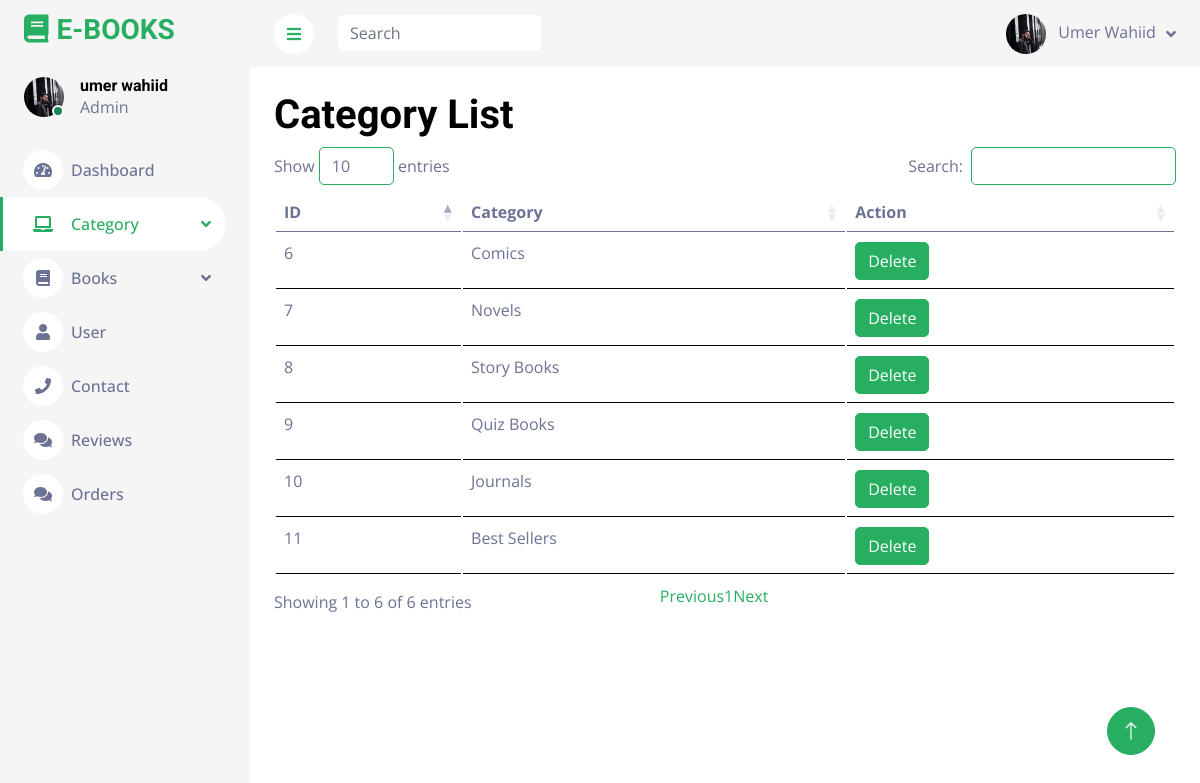
Screenshot of /dashboard/views/index.php?viewcat (signed in) with the database file from the repository.
### tables this page shows
CREATE TABLE `tbl_book_category` (
  `b_id` int(11) NOT NULL,
  `b_category` varchar(50) NOT NULL
);

### dashboard/views/ViewCategory.php (the view, shortened to what this page needs)
<?php
include("../apis/connection.php");
?>
<!DOCTYPE html>
<html lang="en">
<head>
</head>
<body>
    <h1>Category List</h1>
    <table id="mytable" class="table">
        <thead>
            <tr>
                <th>ID</th>
                <th>Category</th>
                <th>Action</th>
            </tr>
        </thead>
        <tbody>
            <?php
            $fetch_category = mysqli_query($con, "select * from tbl_book_category");
            while ($row = mysqli_fetch_array($fetch_category)) {
                echo '
                        <tr>
                            <td>' . $row[0] . '</td>
                            <td>' . $row[1] . '</td>
                            <td>
                                <a href="../apis/book_apis/delete_category.php?id=' . $row[0] . '" name="delete" class="btn btn-primary">Delete</a>
                            </td>
                        </tr>
                    ';
            }
            ?>
        </tbody>
    </table>
</body>
</html>

### dashboard/views/css/style.css (style rules this page uses)
:root { --primary: #27ae60; --secondary: whitesmoke; --light: #6C7293; --dark: white; }
.btn { transition: .5s; }

### rows the page displays
tbl_book_category: b_id "6", b_category "Comics"
tbl_book_category: b_id "7", b_category "Novels"
tbl_book_category: b_id "8", b_category "Story Books"
tbl_book_category: b_id "9", b_category "Quiz Books"
tbl_book_category: b_id "10", b_category "Journals"
tbl_book_category: b_id "11", b_category "Best Sellers"
